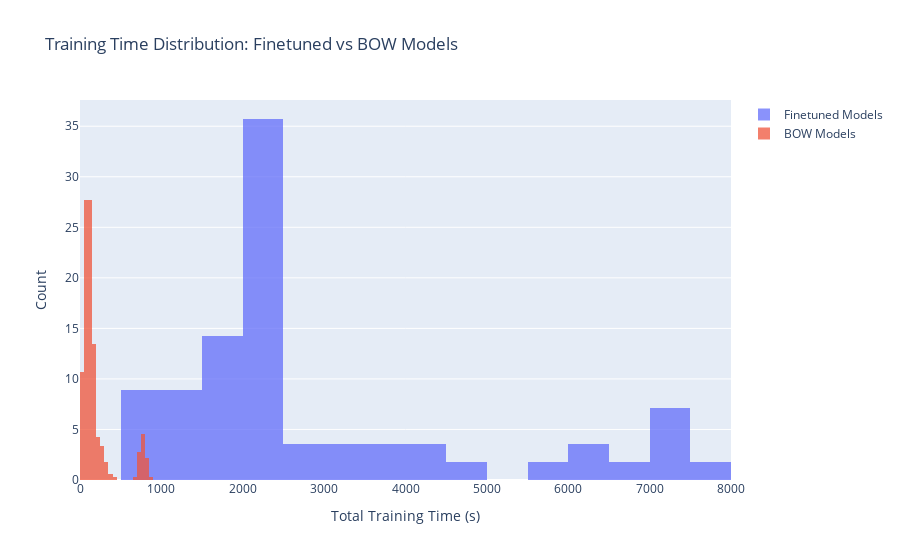

Notebook cell for this chart:
### Markdown cell above
# Timing of different groups of model

### Code cell
# Create histogram comparing timing of finetuned vs non-finetuned models
ft_pipelines = filtered_results[filtered_results["model"].str.contains("_ft", na=False)].copy()
bow_pipelines = filtered_results[filtered_results["featuriser"].isin(["bow_binary", "bow_count", "tf_idf"])].copy()
ft_times = ft_pipelines["total_time"].values
bow_times = bow_pipelines["total_time"].values

fig = go.Figure()
fig.add_trace(go.Histogram(x=ft_times, name="Finetuned Models", histnorm="percent", nbinsx=20))
fig.add_trace(go.Histogram(x=bow_times, name="BOW Models", histnorm="percent", nbinsx=20))

fig.update_layout(
    title="Training Time Distribution: Finetuned vs BOW Models",
    xaxis_title="Total Training Time (s)",
    yaxis_title="Count",
    barmode='overlay'
)

fig.update_traces(opacity=0.75)
fig.write_image(OUTPUT_DIR / f"{dataset}_{config_str}_timing_histogram.{image_ext}")
fig.show()

### Figure 1 — Plotly figure (JSON) as saved in the notebook; plotly's stock layout.template omitted (floating-point values rounded to 4 significant figures; data arrays with more than 128 entries replaced by an {"elided": "..."} marker saying what was removed)
{"data": [{"histnorm": "percent", "name": "Finetuned Models", "nbinsx": 20, "opacity": 0.75, "type": "histogram", "x": [7415.0, 7332.0, 1442.0, 4096.0, 6006.0, 2388.0, 6423.0, 6993.0, 2669.0, 7436.0, 5719.0, 1213.0, 7516.0, 1280.0, 7385.0, 4333.0, 3375.0, 1882.0, 2296.0, 1605.0, 2255.0, 2187.0, 1229.0, 2067.0, 3196.0, 4635.0, 660.9, 840.3, 1889.0, 3959.0, 2063.0, 927.1, 2005.0, 2353.0, 2455.0, 1980.0, 2323.0, 1856.0, 1939.0, 1059.0, 2392.0, 2363.0, 1954.0, 2182.0, 2091.0, 2412.0, 2065.0, 675.3, 969.6, 2032.0, 2380.0, 2060.0, 3932.0, 1837.0, 2454.0, 2975.0]}, {"histnorm": "percent", "name": "BOW Models", "nbinsx": 20, "opacity": 0.75, "type": "histogram", "x": {"elided": "328 float values"}}], "layout": {"barmode": "overlay", "title": {"text": "Training Time Distribution: Finetuned vs BOW Models"}, "xaxis": {"title": {"text": "Total Training Time (s)"}}, "yaxis": {"title": {"text": "Count"}}}}
